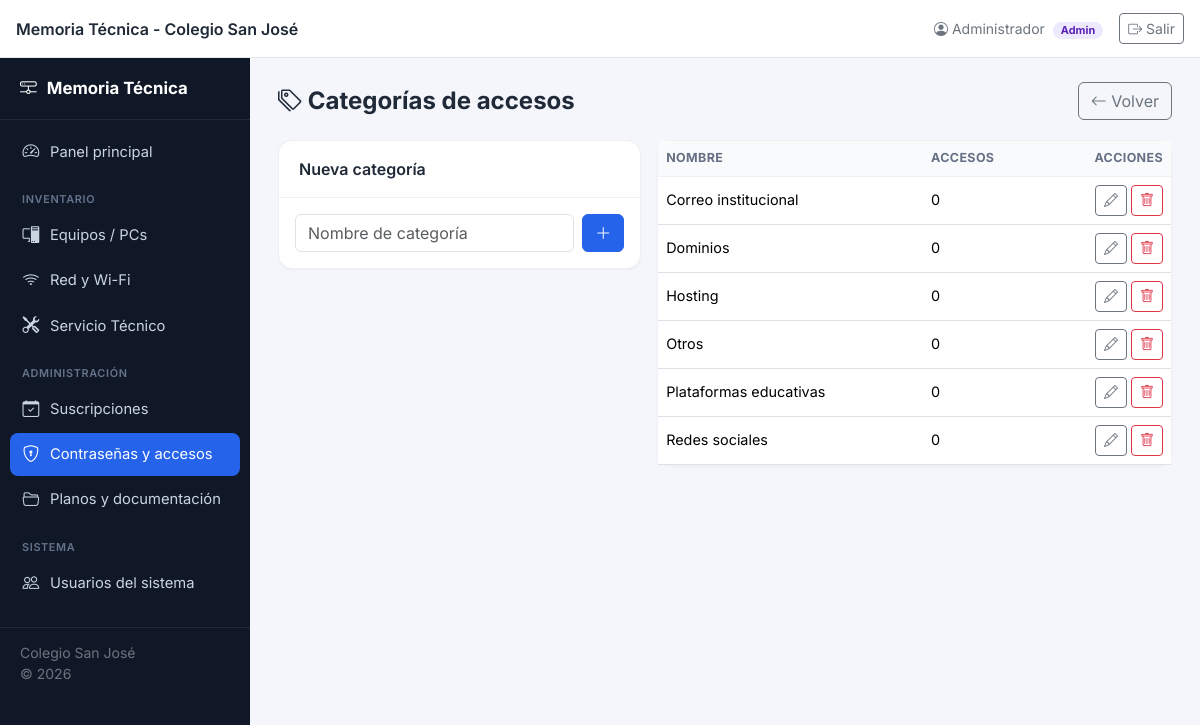
The page /accesos/categorias.php (signed in) on the database its author committed.
### tables this page shows
CREATE TABLE categorias_accesos (
  id INT AUTO_INCREMENT PRIMARY KEY,
  nombre VARCHAR(100) NOT NULL UNIQUE
);

### includes/auth.php (called while the page is built, shortened)
<?php
function currentUser(): ?array
{
    return $_SESSION['usuario'] ?? null;
}
function isLoggedIn(): bool
{
    return isset($_SESSION['usuario']);
}
function isAdmin(): bool
{
    $user = currentUser();
    return $user && $user['rol'] === 'admin';
}
function baseUrl(): string
{
    static $base = null;
    if ($base === null) {
        $projectRoot = str_replace('\\', '/', dirname(__DIR__));
        $docRoot = str_replace('\\', '/', rtrim($_SERVER['DOCUMENT_ROOT'] ?? '', '/'));
        $rel = str_replace($docRoot, '', $projectRoot);
        $base = rtrim($rel, '/') . '/';
    }
    return $base;
}

### includes/functions.php (called while the page is built, shortened)
<?php
function h($value): string
{
    return htmlspecialchars((string)($value ?? ''), ENT_QUOTES, 'UTF-8');
}

### accesos/categorias.php (the view, shortened to what this page needs)
<?php
require_once __DIR__ . '/../includes/functions.php';
require_once __DIR__ . '/../includes/auth.php';
$db = getDB();
$categorias = $db->query('SELECT c.*, (SELECT COUNT(*) FROM accesos a WHERE a.categoria_id = c.id) usados FROM categorias_accesos c ORDER BY nombre')->fetchAll();
require_once __DIR__ . '/../includes/header.php';
require_once __DIR__ . '/../includes/layout_start.php';
?>
<div class="page-header">
  <div><h1><i class="bi bi-tags"></i> Categorías de accesos</h1></div>
  <a href="index.php" class="btn btn-outline-secondary"><i class="bi bi-arrow-left"></i> Volver</a>
</div>
<div class="row g-3">
  <div class="col-md-5">
    <div class="card-app">
      <div class="card-app-header">Nueva categoría</div>
      <div class="p-3">
        <form method="post" class="d-flex gap-2">
          <input type="text" name="nombre" class="form-control" placeholder="Nombre de categoría" required>
          <button class="btn btn-brand"><i class="bi bi-plus-lg"></i></button>
        </form>
      </div>
    </div>
  </div>
  <div class="col-md-7">
    <div class="card-app">
      <div class="table-responsive">
        <table class="table table-app mb-0">
          <thead><tr><th>Nombre</th><th>Accesos</th><th class="text-end">Acciones</th></tr></thead>
          <tbody>
          <?php foreach ($categorias as $c): ?>
            <tr>
              <td><?= h($c['nombre']) ?></td>
              <td><?= (int)$c['usados'] ?></td>
              <td class="text-end">
                <a href="#" onclick="return editarNombre('?editar=<?= $c['id'] ?>', '<?= htmlspecialchars(addslashes($c['nombre']), ENT_QUOTES) ?>')" class="btn btn-sm btn-outline-secondary"><i class="bi bi-pencil"></i></a>
                <a href="#" onclick="return confirmarBorrado('?eliminar=<?= $c['id'] ?>', 'Se eliminará la categoría &quot;<?= htmlspecialchars(addslashes($c['nombre']), ENT_QUOTES) ?>&quot;.')" class="btn btn-sm btn-outline-danger"><i class="bi bi-trash"></i></a>
              </td>
            </tr>
          <?php endforeach; ?>
          </tbody>
        </table>
      </div>
    </div>
  </div>
</div>
<?php require_once __DIR__ . '/../includes/footer.php'; ?>

### includes/header.php (shortened to what this page needs)
<?php
$user = currentUser();
?>
<!DOCTYPE html>
<html lang="es">
<head>
<link href="https://cdn.jsdelivr.net/npm/bootstrap@5.3.3/dist/css/bootstrap.min.css" rel="stylesheet">
<link href="https://cdn.jsdelivr.net/npm/bootstrap-icons@1.11.3/font/bootstrap-icons.css" rel="stylesheet">
<link href="<?= baseUrl() ?>assets/css/style.css" rel="stylesheet">
</head>
<body class="<?= isLoggedIn() ? 'with-sidebar' : '' ?>">
<?php if (isLoggedIn()): ?>
<nav class="topbar d-flex align-items-center justify-content-between px-3">
  <div class="d-flex align-items-center gap-2">
    <span class="fw-semibold d-none d-sm-inline"><?= h(APP_NAME) ?></span>
  </div>
  <div class="d-flex align-items-center gap-3">
    <span class="text-secondary small d-none d-md-inline">
      <i class="bi bi-person-circle"></i> <?= h($user['nombre']) ?>
      <span class="badge badge-rol badge-rol-<?= h($user['rol']) ?> ms-1"><?= h(ucfirst($user['rol'])) ?></span>
    </span>
    <a href="<?= baseUrl() ?>logout.php" class="btn btn-sm btn-outline-secondary"><i class="bi bi-box-arrow-right"></i> Salir</a>
  </div>
</nav>
<?php endif; ?>

### includes/sidebar.php (shortened to what this page needs)
<?php
$here = basename($_SERVER['SCRIPT_NAME']);
$dir = basename(dirname($_SERVER['SCRIPT_NAME']));
function navActive(string $section, string $dir): string
{
    return $dir === $section ? 'active' : '';
}
?>
<aside class="sidebar" id="sidebar">
  <div class="sidebar-brand">
    <i class="bi bi-hdd-network"></i>
    <span>Memoria Técnica</span>
  </div>
  <nav class="nav flex-column sidebar-nav">
    <a class="nav-link <?= $dir === '' && ($here === 'index.php') ? 'active' : '' ?>" href="<?= baseUrl() ?>index.php">
      <i class="bi bi-speedometer2"></i> Panel principal
    </a>
    <div class="nav-section-title">Inventario</div>
    <a class="nav-link <?= navActive('equipos', $dir) ?>" href="<?= baseUrl() ?>equipos/index.php">
      <i class="bi bi-pc-display"></i> Equipos / PCs
    </a>
    <a class="nav-link <?= navActive('red', $dir) ?>" href="<?= baseUrl() ?>red/index.php">
      <i class="bi bi-wifi"></i> Red y Wi-Fi
    </a>
    <a class="nav-link <?= navActive('servicio_tecnico', $dir) ?>" href="<?= baseUrl() ?>servicio_tecnico/index.php">
      <i class="bi bi-tools"></i> Servicio Técnico
    </a>
    <div class="nav-section-title">Administración</div>
    <a class="nav-link <?= navActive('suscripciones', $dir) ?>" href="<?= baseUrl() ?>suscripciones/index.php">
      <i class="bi bi-calendar-check"></i> Suscripciones
    </a>
    <?php if (isAdmin()): ?>
    <a class="nav-link <?= navActive('accesos', $dir) ?>" href="<?= baseUrl() ?>accesos/index.php">
      <i class="bi bi-shield-lock"></i> Contraseñas y accesos
    </a>
    <?php endif; ?>
    <a class="nav-link <?= navActive('documentacion', $dir) ?>" href="<?= baseUrl() ?>documentacion/index.php">
      <i class="bi bi-folder2-open"></i> Planos y documentación
    </a>
    <?php if (isAdmin()): ?>
    <div class="nav-section-title">Sistema</div>
    <a class="nav-link <?= navActive('usuarios', $dir) ?>" href="<?= baseUrl() ?>usuarios/index.php">
      <i class="bi bi-people"></i> Usuarios del sistema
    </a>
    <?php endif; ?>
  </nav>
  <div class="sidebar-footer text-secondary small">
    Colegio San José<br>© <?= date('Y') ?>
  </div>
</aside>

### includes/layout_start.php
<?php
require_once __DIR__ . '/sidebar.php';
?>
<div class="main-content">

### includes/footer.php (shortened to what this page needs)
  <?php if (isLoggedIn()): ?>
  </div>
  <?php endif; ?>
</body>
</html>

### assets/css/style.css (style rules this page uses)
:root { --brand: #2563eb; --brand-dark: #1d4ed8; --brand-light: #eff6ff; --sidebar-w: 250px; --topbar-h: 58px; --bg: #f4f6fb; --card-radius: 14px; }
* { box-sizing: border-box; }
body { font-family: 'Inter', -apple-system, BlinkMacSystemFont, 'Segoe UI', sans-serif; background: var(--bg); color: #1f2937; }
a { text-decoration: none; }
.topbar { height: var(--topbar-h); background: #fff; border-bottom: 1px solid #e5e7eb; position: fixed; top: 0; left: 0; right: 0; z-index: 1030; }
body.with-sidebar { padding-top: var(--topbar-h); }
.sidebar { position: fixed; top: var(--topbar-h); left: 0; bottom: 0; width: var(--sidebar-w); background: #101828; color: #cbd5e1; overflow-y: auto; z-index: 1025; transition: transform .25s ease; }
.sidebar-brand { display: flex; align-items: center; gap: 10px; padding: 18px 20px; font-weight: 700; color: #fff; font-size: 1.05rem; border-bottom: 1px solid rgba(255,255,255,0.08); }
.sidebar-nav { padding: 10px 10px 20px; }
.sidebar-nav .nav-link { color: #cbd5e1; padding: 9px 12px; border-radius: 8px; font-size: .92rem; margin-bottom: 2px; display: flex; align-items: center; gap: 10px; }
.sidebar-nav .nav-link i { font-size: 1.05rem; width: 18px; text-align: center; }
.sidebar-nav .nav-link.active { background: var(--brand); color: #fff; }
.nav-section-title { text-transform: uppercase; font-size: .68rem; letter-spacing: .06em; color: #64748b; padding: 16px 12px 6px; font-weight: 600; }
.sidebar-footer { padding: 14px 20px; border-top: 1px solid rgba(255,255,255,0.08); }
.main-content { margin-left: var(--sidebar-w); padding: 24px 28px 60px; min-height: calc(100vh - var(--topbar-h)); }
.card-app { background: #fff; border-radius: var(--card-radius); border: 1px solid #eef0f4; box-shadow: 0 1px 2px rgba(16,24,40,0.04); }
.card-app .card-app-header { padding: 16px 20px; border-bottom: 1px solid #f1f2f6; font-weight: 600; display: flex; align-items: center; justify-content: between; gap: 10px; }
.page-header { display: flex; align-items: center; justify-content: space-between; flex-wrap: wrap; gap: 12px; margin-bottom: 20px; }
.page-header h1 { font-size: 1.5rem; font-weight: 700; margin: 0; }
.table-app thead th { background: #f9fafb; font-size: .78rem; text-transform: uppercase; letter-spacing: .03em; color: #667085; border-bottom: 1px solid #eef0f4; white-space: nowrap; }
.table-app td { vertical-align: middle; font-size: .9rem; }
.badge-rol { font-size: .68rem; padding: 3px 8px; border-radius: 20px; }
.badge-rol-admin { background: #ede9fe; color: #5b21b6; }
.btn-brand { background: var(--brand); border-color: var(--brand); color: #fff; }

### rows shown on the page
categorias_accesos: nombre "Correo institucional", usados "0"
categorias_accesos: nombre "Dominios", usados "0"
categorias_accesos: nombre "Hosting", usados "0"
categorias_accesos: nombre "Otros", usados "0"
categorias_accesos: nombre "Plataformas educativas", usados "0"
categorias_accesos: nombre "Redes sociales", usados "0"

### other values the page prints
APP_NAME "Memoria Técnica - Colegio San José"
$user['nombre'] "Administrador"
$user['rol'] "Admin"
